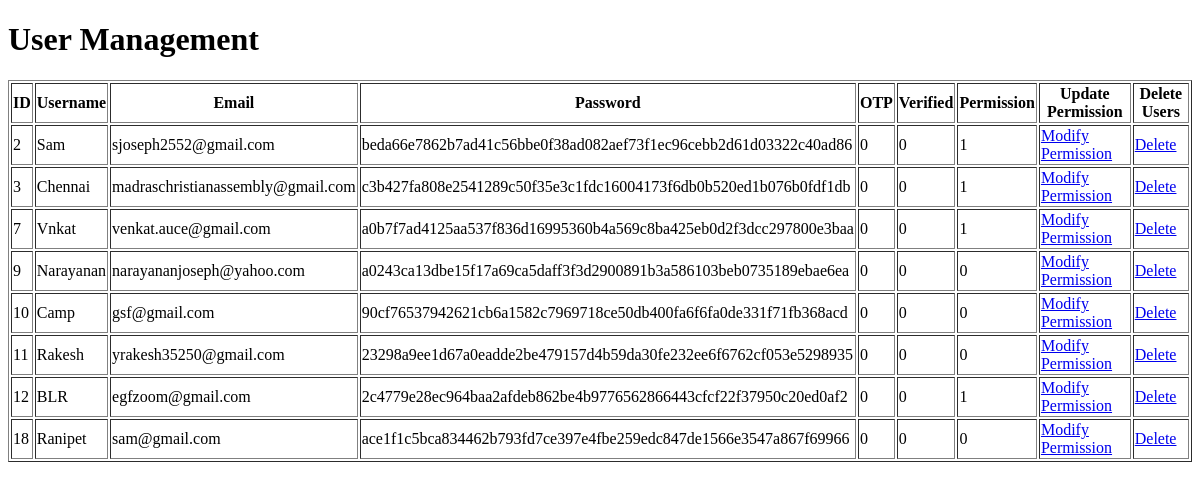
Page /admin_dashboard (signed in) on the earlier database version.
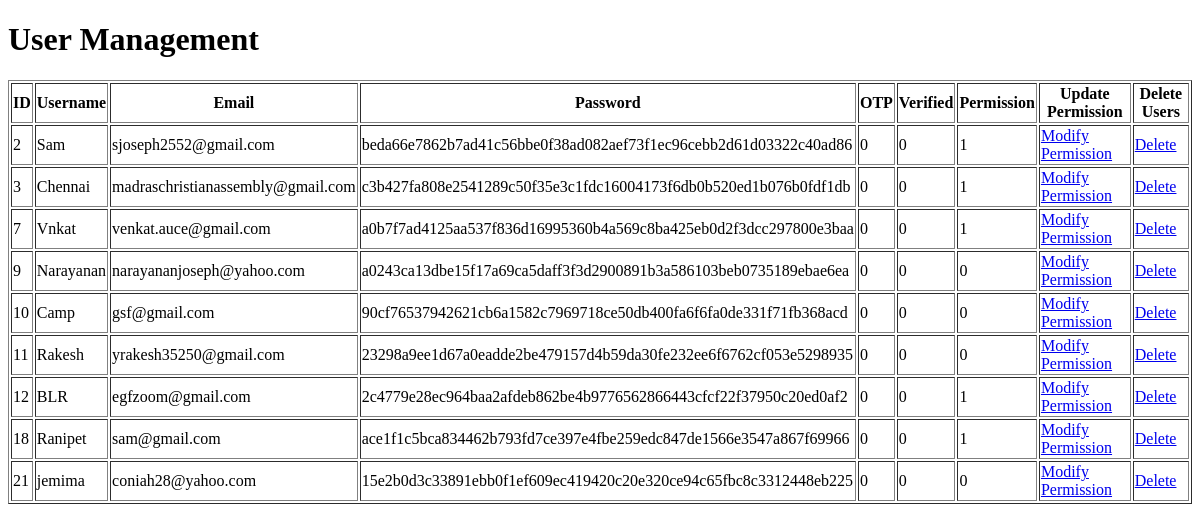
Same page on the later database version.
### tables this page shows
CREATE TABLE users (
            id INTEGER PRIMARY KEY AUTOINCREMENT,
            username TEXT UNIQUE,
            email TEXT UNIQUE,
            password TEXT,
            otp INTEGER DEFAULT 0,
            verified INTEGER DEFAULT 0,
            permission INTEGER DEFAULT 0
        );

### server.py (the view)
@app.route('/admin_dashboard')
def admin_dashboard():
    if 'username' not in session and session['username'] != "Sam":
        return "Not Authorized"
    conn = sqlite3.connect(DATABASE)
    cursor = conn.cursor()
    cursor.execute('SELECT * from users')
    rows = cursor.fetchall()
    conn.close()
    return render_template("admin_dashboard.html", users=rows)

### templates/admin_dashboard.html (shortened to what this page needs)
<!DOCTYPE html>
<html>
<head>
</head>
<body>
    <h1>User Management</h1>
    <table border="1">
        <tr>
            <th>ID</th>
            <th>Username</th>
            <th>Email</th>
            <th>Password</th>
            <th>OTP</th>
            <th>Verified</th>
            <th>Permission</th>
            <th>Update Permission</th>
            <th>Delete Users</th>
        </tr>
        {% for user in users %}
        <tr>
            <td>{{ user[0] }}</td>
            <td>{{ user[1] }}</td>
            <td>{{ user[2] }}</td>
            <td>{{ user[3] }}</td>
            <td>{{ user[4] }}</td>
            <td>{{ user[5] }}</td>
            <td>{{ user[6] }}</td>
            <td><a href="{{ url_for('modify_user', user_id=user[0]) }}">Modify Permission</a></td>
            <td><a href="{{ url_for('delete_user', user_id=user[0]) }}" onclick="return confirm('Are you sure you want to delete this user?')">Delete</a></td>
        </tr>
        {% endfor %}
    </table>
</body>
</html>

Differences in the rows shown:
changed users "Ranipet": permission "0" → "1"
added users: id "21", username "jemima", email "coniah28@yahoo.com", password "15e2b0d3c33891ebb0f1ef609ec419420c20e320ce94c65fbc8c3312448eb225", otp "0", verified "0", permission "0"
